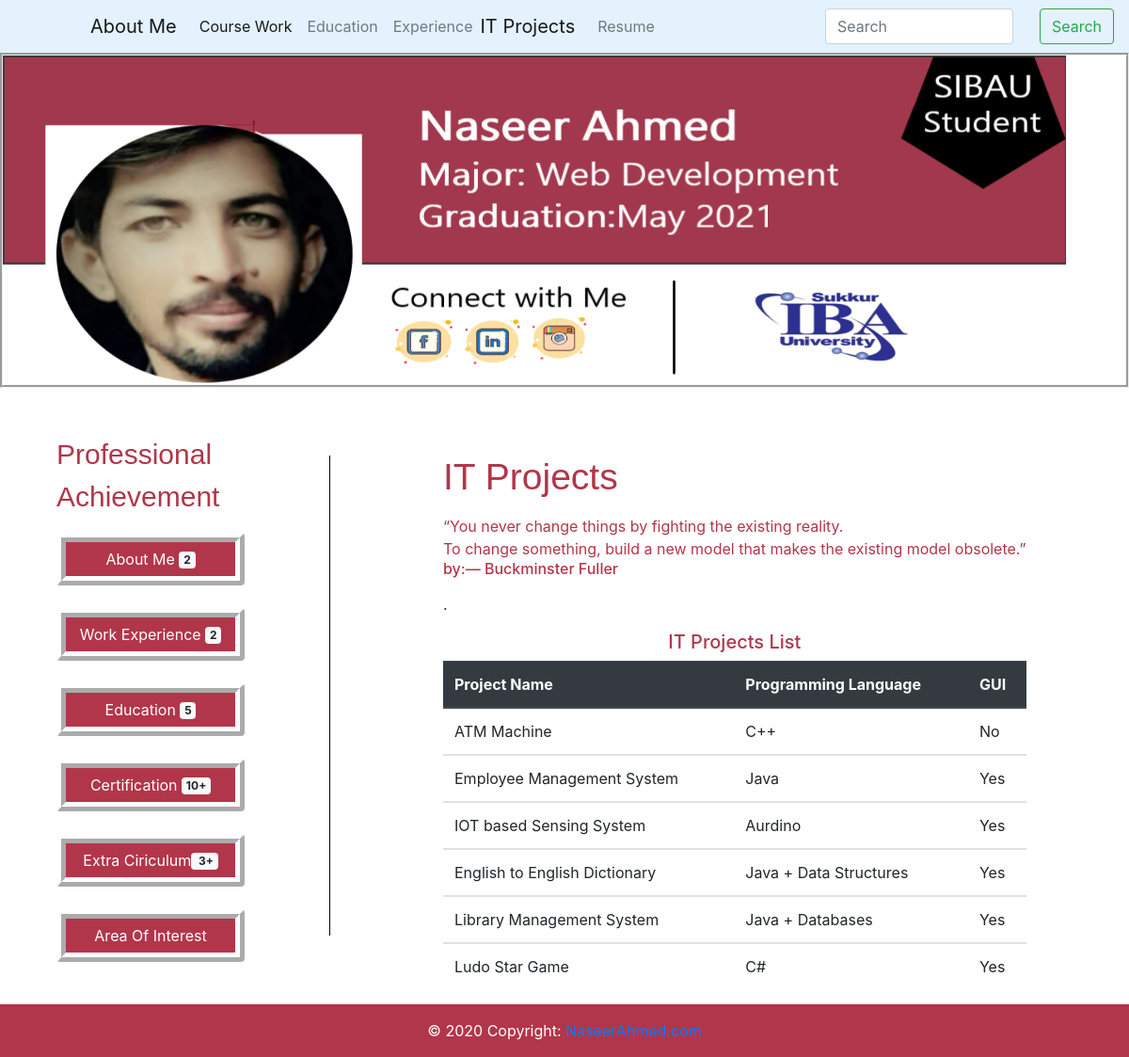
The app's page /projects.php with its own data.
### tables this page shows
CREATE TABLE `itprojects` (
  `PROJECTName` varchar(50) NOT NULL,
  `ProgrammingLanguage` varchar(50) NOT NULL,
  `GUI` varchar(10) NOT NULL
);

### projects.php (the view, shortened to what this page needs)
<!DOCTYPE html>
<html>
<head>
<link rel="stylesheet" type="text/css" href="style.css">
<link rel="stylesheet" href="https://stackpath.bootstrapcdn.com/bootstrap/4.5.0/css/bootstrap.min.css">
</head>
<body>
<center>
<nav class="navbar navbar-expand-lg navbar-light" style="background-color: #e3f2fd;">
  <div class="collapse navbar-collapse" id="navbarTogglerDemo01">
    <a class="navbar-brand" href="index.html">About Me</a>
    <ul class="navbar-nav mr-auto mt-2 mt-lg-0">
      <li class="nav-item active">
        <a class="nav-link" href="certification.php">Course Work</a>
      </li>
      <li class="nav-item">
        <a class="nav-link" href="education.php">Education</a>
      </li>
      <li class="nav-item">
        <a class="nav-link" href="experience.php">Experience</a>
      </li>
      <li class="nav-item">
        <a class="navbar-brand" href="projects.php">IT Projects<span class="sr-only">(current)</span></a>
      </li>
      <li class="nav-item">
        <a class="nav-link" href="resume.php">Resume</a>
      </li>
    </ul>
    <form class="form-inline my-2 my-lg-0">
      <input class="form-control mr-sm-2" type="search" placeholder="Search" aria-label="Search">
      <button class="btn btn-outline-success my-2 my-sm-0" type="submit">Search</button>
    </form>
  </div>
</nav>
</center>
<div class="mainbox" style="clear: both;">
<img class="myimage" src="picsets.png" alt="Invalid Image">
</div><br><br>
<div class="badges" style="clear: both; float: left;">
<P class="professional">Professional<br>Achievement</P>
<ul class="nav flex-column">
  <li class="nav-item">
   <a href="index.html"> <button type="button" class="btn btn-primary">About Me <span class="badge badge-light">2</span>
</button></a>
  </li>
  <br>
  <a style="color: white; text-decoration: none;" href="experience.php">
  <li class="nav-item">
    <button type="button" class="btn btn-primary">
  Work Experience <span class="badge badge-light">2</span>
</button>
  </li></a>
  <br>
  <a style="color: white; text-decoration: none;" href="education.php">
  <li class="nav-item">
 <button type="button" class="btn btn-primary">Education <span       class="badge badge-light">5</span>
</button>
  </li></a>
  <br>
  <a style="color: white; text-decoration: none;" href="certification.php">
  <li class="nav-item">
  <button type="button" class="btn btn-primary">Certification <span class="badge badge-light">10+</span>
</button>
  </li></a>
  <br>
  <a style="color: white; text-decoration: none;" href="ec.php">
  <li class="nav-item">
  <button type="button" class="btn btn-primary">Extra Ciriculum<span class="badge badge-light">&nbsp;3+</span>
</button>
  </li></a>
  <br>
  <a style="color: white; text-decoration: none;" href="aoi.php">
  <li class="nav-item">
  <button type="button" class="btn btn-primary">Area Of Interest<span class="badge badge-light"></span>
</button>
  </li></a>
</ul>
</div>
<br>
<div style="float: left; margin-left: 120px;">
<h1 class="display-1">IT Projects</h1>
<p class="lead">
  <blockquote style="color: rgb(178,54,74);" cite="https://www.goodreads.com/quotes/tag/achievement">
    “You never change things by fighting the existing reality.<br>
    To change something, build a new model that makes the existing model obsolete.”<br>
    <h6>by:― Buckminster Fuller</h6>
    </blockquote>.
</p>
<H5 style="color:rgb(178,54,74);"><center>IT Projects List</center></H5>
<?php
$server="localhost";
$user ="root";
$pass ="";
$db   ="portfoliodata";
$con  =new mysqli($server,$user,$pass,$db);
echo "<table class=\"table\">";
echo " <thead class=\"thead-dark\">";
echo "   <tr> ";
echo "     <th scope=\"col\">Project Name</th>";
echo "    <th scope=\"col\">Programming Language</th>";
echo "     <th scope=\"col\">GUI</th>";
echo "   </tr>";
echo " </thead>";
if($con->connect_error){
  echo " ". $con->connect_error;
}
else{
   $query="select * from itprojects";
   $result=$con->query($query);
   if($result->num_rows>0){
    while($row=$result->fetch_object()){
echo " <tbody>";
echo "  <tr>
     <td>".$row->PROJECTName."</td>
      <td>".$row->ProgrammingLanguage."</td>
      <td>".$row->GUI."</td>
    </tr>";
echo "  </tbody>";
}
  }
}
echo "</table>";
?>
</div>
<div style="clear: both; background-color: rgb(178,54,74); color: white;">
<footer class="page-footer font-small blue">
  <div class="footer-copyright text-center py-3">© 2020 Copyright:
    <a href="https://mdbootstrap.com/">NaseerAhmed.com</a>
  </div>
</footer>
</div>
</body>
</html>

### style.css (style rules this page uses)
.collapse, .navbar-collapse { padding-left: 80px !important; }
.form-inline, .my-2, .my-lg-0 { margin-right: 50px !important; }
.form-control, .mr-sm-2 { width: 350px !important; }
@media only screen and (max-width: 1300px) { .form-inline, .my-2, .my-lg-0 { margin-right: 0px !important; margin-left: 20px; } }
@media only screen and (max-width: 1300px) { .form-control, .mr-sm-2 { width: 200px !important; } }
.mainbox { border-style: groove; }
.myimage { width: 1515px; height: 390px; }
@media only screen and (max-width: 1200px) { .myimage { flex-wrap: wrap; width: 1130px; height: 350px; } }
.professional { color:rgb(178,54,74); margin-left: 60px; font-size: 30px; font-family: Gill Sans Extrabold, sans-serif; }
.nav, .flex-column { margin-left: 60px; }
#nav-item>.btn, .btn-primary { width: 200px; border-style: ridge !important; border-width:10px !important; background-color:rgb(178,54,74) !important; border-color: white !important; }
.display-1 { color:rgb(178,54,74); font-size: 39px !important; font-family: Gill Sans Extrabold, sans-serif; }
.lead { font-size: 25px !important; }
.thead-dark { background-color:rgb(178,54,74) !important; }
.page-footer, .font-small { background-color: rgb(178,54,74) !important; color: white !important; }

### records on screen
itprojects: PROJECTName "ATM Machine", ProgrammingLanguage "C++", GUI "No"
itprojects: PROJECTName "Employee Management System", ProgrammingLanguage "Java", GUI "Yes"
itprojects: PROJECTName "IOT based Sensing System", ProgrammingLanguage "Aurdino", GUI "Yes"
itprojects: PROJECTName "English to English Dictionary", ProgrammingLanguage "Java + Data Structures", GUI "Yes"
itprojects: PROJECTName "Library Management System", ProgrammingLanguage "Java + Databases", GUI "Yes"
itprojects: PROJECTName "Ludo Star Game", ProgrammingLanguage "C#", GUI "Yes"
